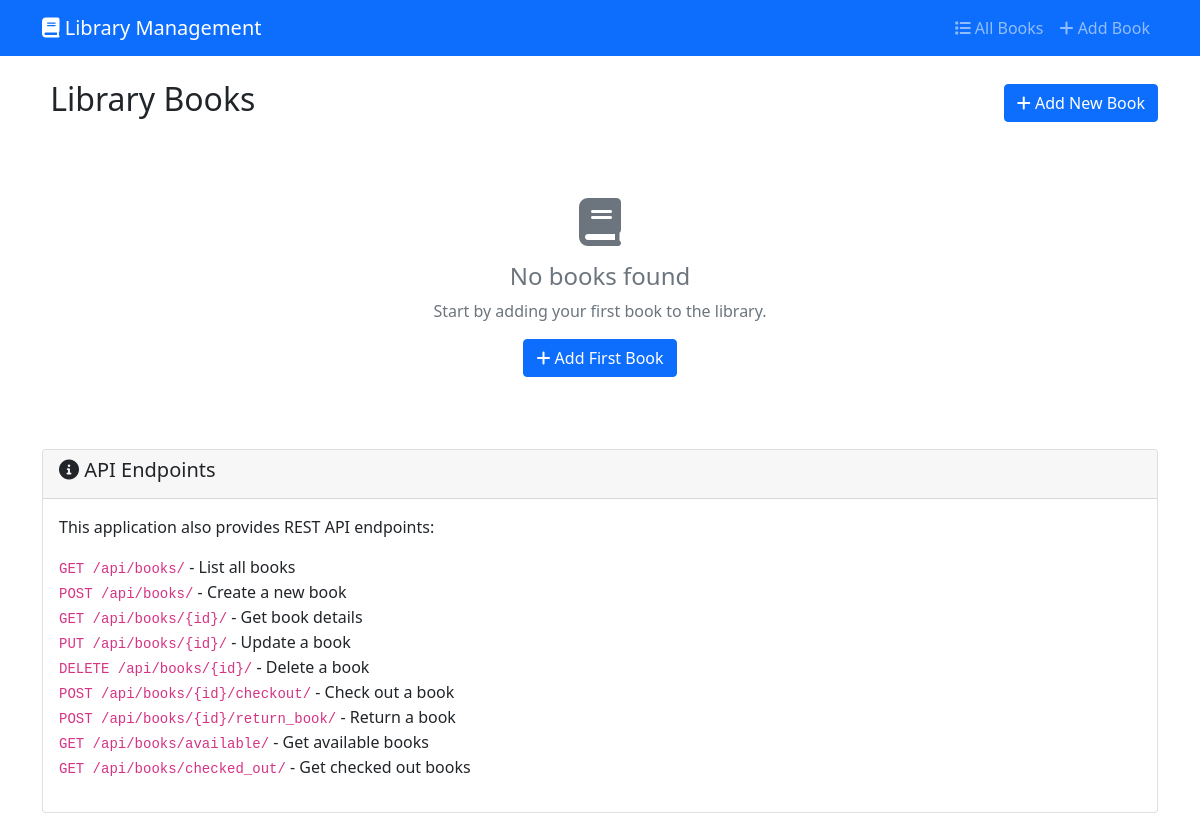
/, run on an earlier commit of the app's database.
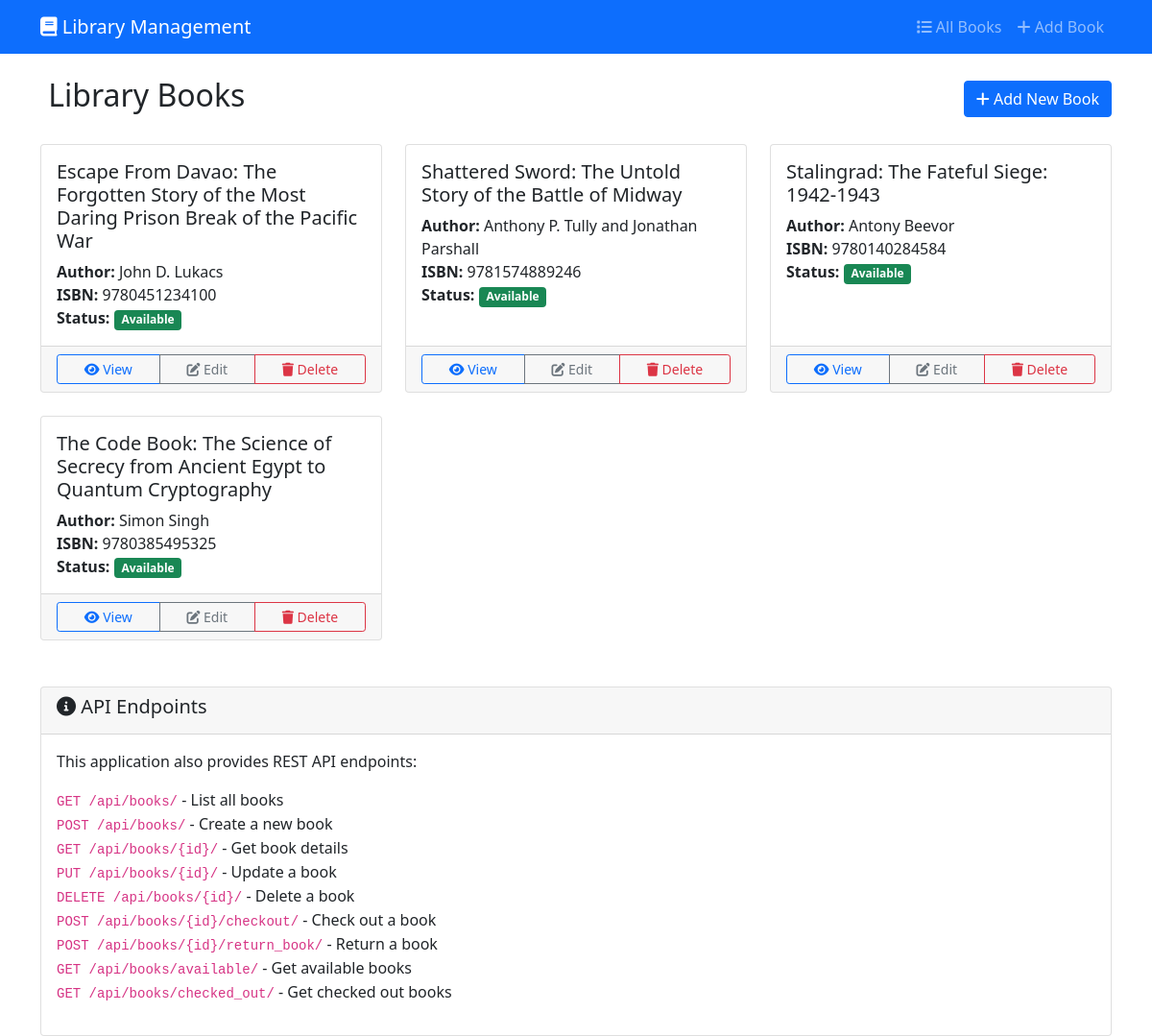
And on a later commit of the database.
### student/models.py (models this page shows, shortened)
class LibraryBook(models.Model):
    title = models.CharField(max_length=200)
    author = models.CharField(max_length=100)
    isbn = models.CharField(
        max_length=13,
        unique=True,
        validators=[RegexValidator( # stackoverflow will diss the crap out of you but give the best answers
            regex=r'^\d{13}$',
            message='ISBN must be exactly 13 digits'
        )]
    )
    is_checked_out = models.BooleanField(default=False)
    due_date = models.DateTimeField(null=True, blank=True)
    created_at = models.DateTimeField(auto_now_add=True)
    updated_at = models.DateTimeField(auto_now=True)
    class Meta:
        ordering = ['title']

### student/views.py (the view)
# urls.py: path('', views.book_list, name='book_list'),
def book_list(request):
    books = LibraryBook.objects.all()
    return render(request, 'student/book_list.html', {'books': books})

### student/templates/student/book_list.html (shortened to what this page needs)
{% extends 'student/base.html' %}
{% block content %}
<div class="row">
    <div class="col-12">
        <div class="d-flex justify-content-between align-items-center mb-4">
            <h2> Library Books</h2>
            <a href="{% url 'book_create' %}" class="btn btn-primary">
                <i class="fas fa-plus"></i> Add New Book
            </a>
        </div>
        {% if books %}
            <div class="row">
                {% for book in books %}
                <div class="col-md-6 col-lg-4 mb-4">
                    <div class="card h-100">
                        <div class="card-body">
                            <h5 class="card-title">{{ book.title }}</h5>
                            <p class="card-text">
                                <strong>Author:</strong> {{ book.author }}<br>
                                <strong>ISBN:</strong> {{ book.isbn }}<br>
                                <strong>Status:</strong>
                                {% if book.is_checked_out %}
                                    <span class="badge bg-danger">Checked Out</span>
                                    {% if book.due_date %}
                                        <br><small class="text-muted">Due: {{ book.due_date|date:"M d, Y" }}</small>
                                    {% endif %}
                                {% else %}
                                    <span class="badge bg-success">Available</span>
                                {% endif %}
                            </p>
                        </div>
                        <div class="card-footer">
                            <div class="btn-group w-100" role="group">
                                <a href="{% url 'book_detail' book.pk %}" class="btn btn-outline-primary btn-sm">
                                    <i class="fas fa-eye"></i> View
                                </a>
                                <a href="{% url 'book_update' book.pk %}" class="btn btn-outline-secondary btn-sm">
                                    <i class="fas fa-edit"></i> Edit
                                </a>
                                <a href="{% url 'book_delete' book.pk %}" class="btn btn-outline-danger btn-sm">
                                    <i class="fas fa-trash"></i> Delete
                                </a>
                            </div>
                        </div>
                    </div>
                </div>
                {% endfor %}
            </div>
        {% else %}
            <div class="text-center py-5">
                <i class="fas fa-book fa-3x text-muted mb-3"></i>
                <h4 class="text-muted">No books found</h4>
                <p class="text-muted">Start by adding your first book to the library.</p>
                <a href="{% url 'book_create' %}" class="btn btn-primary">
                    <i class="fas fa-plus"></i> Add First Book
                </a>
            </div>
        {% endif %}
    </div>
</div>
<div class="row mt-4">
    <div class="col-12">
        <div class="card">
            <div class="card-header">
                <h5><i class="fas fa-info-circle"></i> API Endpoints</h5>
            </div>
            <div class="card-body">
                <p>This application also provides REST API endpoints:</p>
                <ul class="list-unstyled">
                    <li><code>GET /api/books/</code> - List all books</li>
                    <li><code>POST /api/books/</code> - Create a new book</li>
                    <li><code>GET /api/books/{id}/</code> - Get book details</li>
                    <li><code>PUT /api/books/{id}/</code> - Update a book</li>
                    <li><code>DELETE /api/books/{id}/</code> - Delete a book</li>
                    <li><code>POST /api/books/{id}/checkout/</code> - Check out a book</li>
                    <li><code>POST /api/books/{id}/return_book/</code> - Return a book</li>
                    <li><code>GET /api/books/available/</code> - Get available books</li>
                    <li><code>GET /api/books/checked_out/</code> - Get checked out books</li>
                </ul>
            </div>
        </div>
    </div>
</div>
{% endblock %}

### student/templates/student/base.html (shortened to what this page needs)
<!DOCTYPE html>
<html lang="en">
<head>
    <link href="https://cdn.jsdelivr.net/npm/bootstrap@5.1.3/dist/css/bootstrap.min.css" rel="stylesheet">
    <link href="https://cdnjs.cloudflare.com/ajax/libs/font-awesome/6.0.0/css/all.min.css" rel="stylesheet">
</head>
<body>
    <nav class="navbar navbar-expand-lg navbar-dark bg-primary">
        <div class="container">
            <a class="navbar-brand" href="{% url 'book_list' %}">
                <i class="fas fa-book"></i> Library Management
            </a>
            <div class="navbar-nav ms-auto">
                <a class="nav-link" href="{% url 'book_list' %}">
                    <i class="fas fa-list"></i> All Books
                </a>
                <a class="nav-link" href="{% url 'book_create' %}">
                    <i class="fas fa-plus"></i> Add Book
                </a>
            </div>
        </div>
    </nav>
    <div class="container mt-4">
        {% block content %}
        {% endblock %}
    </div>
</body>
</html>

What changed in the data, as far as the page shows it:
added LibraryBook: title "Escape From Davao: The Forgotten Story of the Most Daring Prison Break of the Pacific War", author "John D. Lukacs", isbn "9780451234100", is_checked_out "Available"
added LibraryBook: title "Shattered Sword: The Untold Story of the Battle of Midway", author "Anthony P. Tully and Jonathan Parshall", isbn "9781574889246", is_checked_out "Available"
added LibraryBook: title "Stalingrad: The Fateful Siege: 1942-1943", author "Antony Beevor", isbn "9780140284584", is_checked_out "Available"
added LibraryBook: title "The Code Book: The Science of Secrecy from Ancient Egypt to Quantum Cryptography", author "Simon Singh", isbn "9780385495325", is_checked_out "Available"
Also different on the page:
text no longer shown: "No books found Start by adding your first book to the library. Add First Book"
